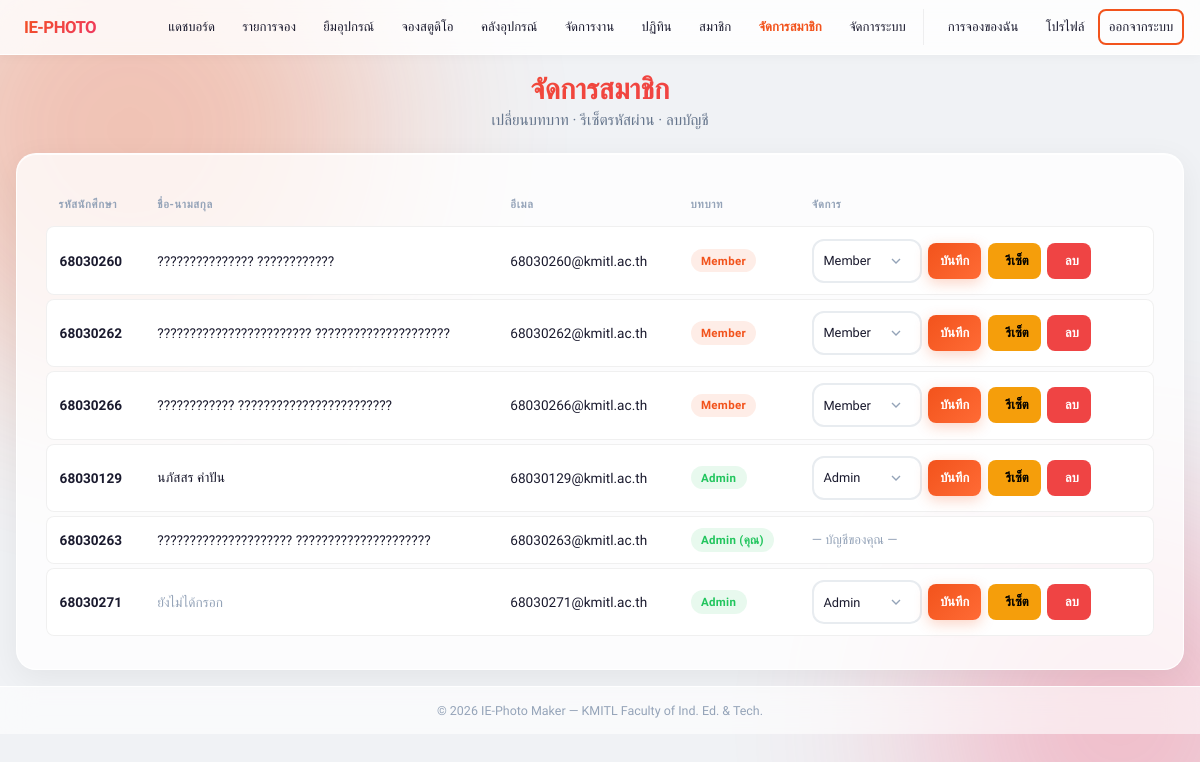
The page /admin/users.php (signed in) on the database its author committed.
### tables this page shows
CREATE TABLE `users` (
  `id` int(11) NOT NULL AUTO_INCREMENT,
  `student_id` varchar(8) DEFAULT NULL,
  `first_name` varchar(50) DEFAULT NULL,
  `last_name` varchar(50) DEFAULT NULL,
  `email` varchar(100) NOT NULL,
  `password` varchar(255) NOT NULL,
  `phone` varchar(15) DEFAULT NULL,
  `role` enum('admin','member','guest') NOT NULL DEFAULT 'member',
  `profile_image` varchar(255) DEFAULT 'default.png',
  `contact_status` enum('available','busy','offline') NOT NULL DEFAULT 'offline',
  `profile_completed` tinyint(1) NOT NULL DEFAULT 0,
  `created_at` timestamp NOT NULL DEFAULT current_timestamp(),
  `email_verified` tinyint(1) NOT NULL DEFAULT 0,
  `email_verify_token` varchar(64) DEFAULT NULL,
  `email_verify_sent_at` datetime DEFAULT NULL,
  PRIMARY KEY (`id`),
  UNIQUE KEY `email` (`email`),
  UNIQUE KEY `student_id` (`student_id`)
);

### admin/users.php (the view, shortened to what this page needs)
<?php
require_once __DIR__ . '/../config/database.php';
$current_user_id = $_SESSION['user_id'];
$users = $pdo->query("SELECT id, student_id, first_name, last_name, email, role, created_at FROM users ORDER BY role DESC, student_id ASC")->fetchAll();
require_once __DIR__ . '/../includes/header.php';
?>
<div class="page-header">
        <h2><i class="ph-bold ph-users"></i> จัดการสมาชิก</h2>
        <p>เปลี่ยนบทบาท · รีเซ็ตรหัสผ่าน · ลบบัญชี</p>
    </div>
    <div class="glass-card desktop-table">
        <div class="table-responsive">
            <table class="glass-table">
                <thead>
                    <tr>
                        <th>รหัสนักศึกษา</th>
                        <th>ชื่อ-นามสกุล</th>
                        <th>อีเมล</th>
                        <th>บทบาท</th>
                        <th style="min-width:320px">จัดการ</th>
                    </tr>
                </thead>
                <tbody>
                    <?php foreach ($users as $u): ?>
                    <tr>
                        <td><strong><?php echo htmlspecialchars($u['student_id'] ?? '-'); ?></strong></td>
                        <td>
                            <?php
                                $name = trim($u['first_name'] . ' ' . $u['last_name']);
                                echo $name ? htmlspecialchars($name) : '<span class="text-muted">ยังไม่ได้กรอก</span>';
                            ?>
                        </td>
                        <td><?php echo htmlspecialchars($u['email']); ?></td>
                        <td>
                            <span class="badge <?php echo $u['role'] === 'admin' ? 'badge-approved' : 'badge-pending'; ?>">
                                <?php echo $u['role'] === 'admin' ? 'Admin' : 'Member'; ?>
                                <?php echo $u['id'] == $current_user_id ? ' (คุณ)' : ''; ?>
                            </span>
                        </td>
                        <td>
                            <?php if ($u['id'] != $current_user_id): ?>
                            <div style="display:flex;gap:.4rem;align-items:center;flex-wrap:wrap;">
                                <form method="POST" style="display:flex;gap:.4rem;align-items:center">
                                    <select name="new_role" class="form-control" style="width:auto;min-width:110px;padding:.3rem .6rem;font-size:.8rem">
                                        <option value="member" <?php echo $u['role']==='member'?'selected':''; ?>>Member</option>
                                        <option value="admin"  <?php echo $u['role']==='admin' ?'selected':''; ?>>Admin</option>
                                    </select>
                                    <button type="submit" class="btn btn-primary btn-sm">บันทึก</button>
                                </form>
                                <button class="btn btn-sm"
                                        style="background:var(--warning);color:#000;"
                                        onclick="openResetModal(<?php echo $u['id']; ?>, '<?php echo htmlspecialchars($u['student_id'] ?? $u['email'], ENT_QUOTES); ?>')">
                                    <i class="ph ph-key"></i> รีเซ็ต
                                </button>
                                <button class="btn btn-sm"
                                        style="background:var(--danger);color:#fff;"
                                        onclick="openDeleteModal(<?php echo $u['id']; ?>, '<?php echo htmlspecialchars($u['student_id'] ?? $u['email'], ENT_QUOTES); ?>')">
                                    <i class="ph ph-trash"></i> ลบ
                                </button>
                            </div>
                            <?php else: ?>
                                <span class="text-muted" style="font-size:.82rem">— บัญชีของคุณ —</span>
                            <?php endif; ?>
                        </td>
                    </tr>
                    <?php endforeach; ?>
                </tbody>
            </table>
        </div>
    </div>
<?php require_once __DIR__ . '/../includes/footer.php'; ?>

### rows shown on the page
users: student "68030260", name "??????????????? ????????????", email "68030260@kmitl.ac.th", shows "Member", new_role "Member"
users: student "68030262", name "???????????????????????? ?????????????????????", email "68030262@kmitl.ac.th", shows "Member", new_role "Member"
users: student "68030266", name "???????????? ????????????????????????", email "68030266@kmitl.ac.th", shows "Member", new_role "Member"
users: student "68030129", name "นภัสสร คำปัน", email "68030129@kmitl.ac.th", shows "Admin", new_role "Admin"
users: student "68030263", name "????????????????????? ?????????????????????", email "68030263@kmitl.ac.th", role "Admin", shows "(คุณ)", shows "— บัญชีของคุณ —"
users: student "68030271", shows "ยังไม่ได้กรอก", email "68030271@kmitl.ac.th", shows "Admin", new_role "Admin"
